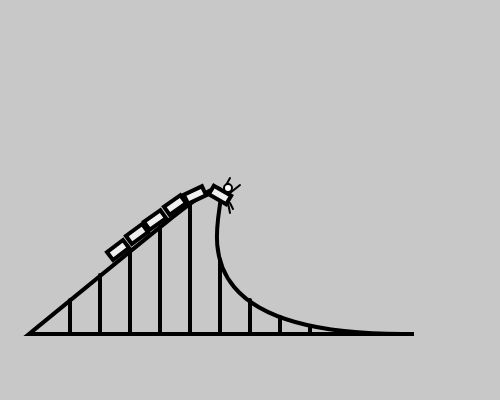
Frame 1 (no input)
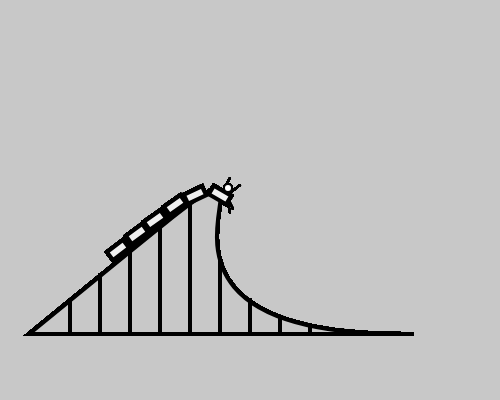
Frame 60 (no input)
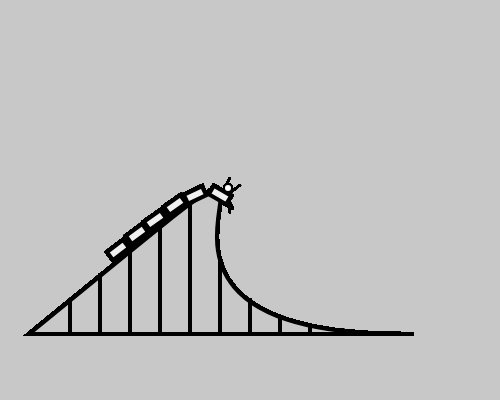
Frame 120 (the mouse pressed at the canvas centre since frame 60)

The p5.js sketch that drew these frames (run headless with seeded random() and noise() and a simulated clock; from frame 60 on, the mouse is pressed at the canvas centre):

// p5.js sketch
// ── sketch.js
function setup() {
  // put setup code here
  createCanvas(500, 400);
    background(200);
}

function draw() {
  // put drawing code here
angleMode(DEGREES);
rectMode(CENTER);
fill(0);
stroke(0);
strokeWeight(4);

beginShape();
fill(200);
  vertex(29, 334);
  quadraticVertex(42, 270, 60, 71);
  bezierVertex(435, 3, 1, 340, 414, 334);
endShape(CLOSE);

line(70, 334, 70, 300);
line(100, 334, 100, 275);
line(130, 334, 130, 250);
line(160, 334, 160, 227);
line(190, 334, 190, 205);
line(220, 334, 220, 260);
line(250, 334, 250, 300);
line(280, 334, 280, 317);
line(310, 334, 310, 327);

push();
fill(240);
translate(220, 195);
rotate(30);
rect(0, 0, 20, 10);
pop();

push();
fill(255);
strokeWeight(2);
line(225, 187, 230, 178);
line(230, 193, 240, 185);
line(228, 203, 230, 213);
line(230, 203, 233, 209);
ellipse(228, 188, 8);
pop();

push();
fill(240);
translate(195, 195);
rotate(-25);
rect(0, 0, 20, 10);
pop();

push();
fill(240);
translate(175, 205);
rotate(-35);
rect(0, 0, 20, 10);
pop();

push();
fill(240);
translate(155, 220);
rotate(-35);
rect(0, 0, 20, 10);
pop();

push();
fill(240);
translate(137, 234);
rotate(-36);
rect(0, 0, 20, 10);
pop();

push();
fill(240);
translate(118, 250);
rotate(-37);
rect(0, 0, 20, 10);
pop();
  // rotate(radians(-25));
  // rect(70, 260, 30, 10);


}
